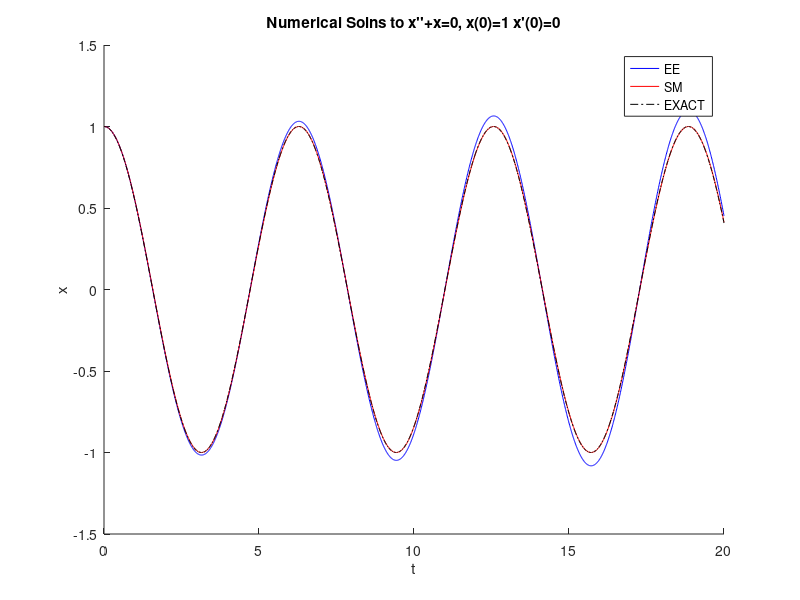

MATLAB code to generate this figure:
clear all
%% PROBLEM 2 
% Setup
dt = 0.01;
t = 0:dt:20;
N = size(t);
max_iter = N(2);

% E.E. Method
x_EE = zeros(N);
x_EE(1) = 1;
y_EE = zeros(N);
for i = 1:max_iter-1
    x_EE(i+1) = x_EE(i) + dt*y_EE(i);
    y_EE(i+1) = y_EE(i) - dt*x_EE(i);
end

% Symplectic Method
x_SM = zeros(N);
x_SM(1) = 1;
y_SM = zeros(N);
for i = 1:max_iter-1
    x_SM(i+1) = x_SM(i) + dt*y_SM(i);
    y_SM(i+1) = y_SM(i) - dt*x_SM(i+1);
end

% Exact soln
x_exact = cos(t);

% plotting
figure(1)
hold on 
title("Numerical Solns to x''+x=0, x(0)=1 x'(0)=0")
plot(t, x_EE,"b-")
plot(t, x_SM,"r-")
plot(t,x_exact,"k-.")
xlabel("t")
ylabel("x")
legend("EE","SM","EXACT")
hold off
